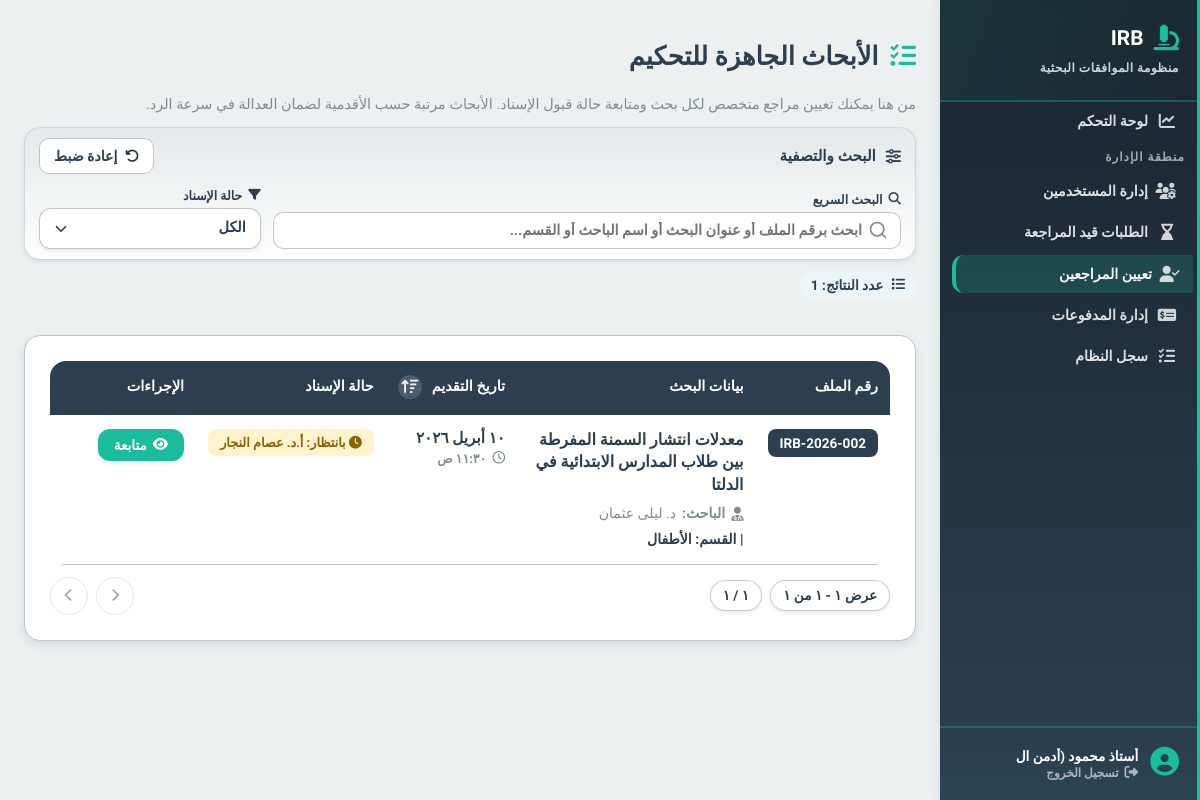
The app's page /features/reviewer/assign_reviewers.php (signed in), older data.
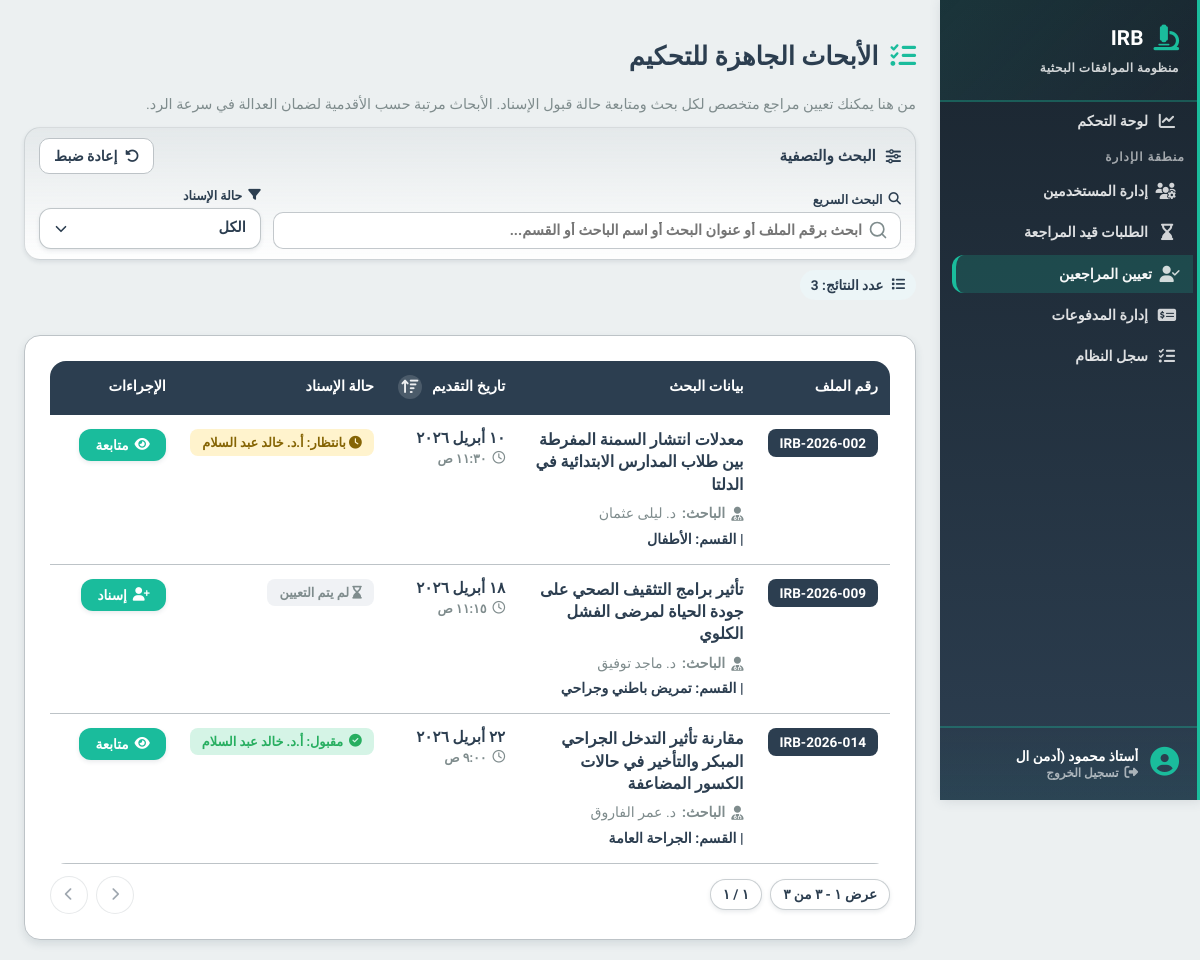
The same page, newer data.
### tables this page shows
CREATE TABLE applications (
    id INT AUTO_INCREMENT PRIMARY KEY,
    student_id INT,
    serial_number VARCHAR(50) UNIQUE,
    title TEXT,
    principal_investigator VARCHAR(255),
    co_investigators JSON,
    current_stage ENUM(
        'pending_admin', 'awaiting_initial_payment', 'awaiting_sample_calc',
        'awaiting_sample_payment', 'under_review','approved_by_reviewer','approved', 'rejected'
    ) DEFAULT 'pending_admin',
    is_blinded BOOLEAN DEFAULT TRUE,
    created_at TIMESTAMP DEFAULT CURRENT_TIMESTAMP,
    updated_at TIMESTAMP DEFAULT CURRENT_TIMESTAMP ON UPDATE CURRENT_TIMESTAMP,
    FOREIGN KEY (student_id) REFERENCES users(id) ON DELETE CASCADE,
    INDEX(student_id),
    INDEX(current_stage)
);

CREATE TABLE users (
    id INT AUTO_INCREMENT PRIMARY KEY,
    role ENUM('student','admin','sample_officer','reviewer','manager','super_admin') NOT NULL,
    full_name VARCHAR(255),
    email VARCHAR(255) UNIQUE,
    password_hash VARCHAR(255),
    national_id VARCHAR(20),
    phone_number VARCHAR(20),
    faculty VARCHAR(150),
    department VARCHAR(150),
    id_front_url VARCHAR(255),
    id_back_url VARCHAR(255),
    is_active BOOLEAN DEFAULT FALSE,
    created_at TIMESTAMP DEFAULT CURRENT_TIMESTAMP
);

### classes/Database.php (called while the page is built, shortened)
<?php
class Database
{
    public function __construct()
    {
        $env = require __DIR__ . '/../includes/env.php';
        $this->host = $env['DB_HOST'];
        $this->user = $env['DB_USER'];
        $this->pass = $env['DB_PASS'];
        $this->db = $env['DB_NAME'];
        $this->port = $env['DB_PORT'];
        $this->conn = new mysqli($this->host, $this->user, $this->pass, $this->db, $this->port);
    }
}
?>

### classes/Reviews.php (called while the page is built, shortened)
<?php
require_once __DIR__ . '/Database.php';
class Reviews {
    private $db;
    public function __construct() {
        $database = new Database();
        $this->db = $database->conn;
    }
    public function getApplicationsUnderReview() {
        $sql = "SELECT a.id, a.serial_number, a.title, a.principal_investigator, u.department, a.created_at
                FROM applications a
                JOIN users u ON a.student_id = u.id
                WHERE a.current_stage = 'under_review'
                ORDER BY a.created_at ASC";
        $result = $this->db->query($sql);
        $applications = [];
        if ($result && $result->num_rows > 0) {
            while ($row = $result->fetch_assoc()) {
                $applications[] = $row;
            }
        }
        return $applications;
    }
    public function getActiveAssignment($application_id) {
        $sql = "SELECT r.*, u.full_name
                FROM reviews r
                JOIN users u ON r.reviewer_id = u.id
                WHERE r.application_id = ?
                AND r.assignment_status IN ('awaiting_acceptance', 'accepted')
                LIMIT 1";
        $stmt = $this->db->prepare($sql);
        $stmt->bind_param("i", $application_id);
        $stmt->execute();
        $result = $stmt->get_result();
        return ($result && $result->num_rows > 0) ? $result->fetch_assoc() : null;
    }
}
?>

### includes/irb_helpers.php (called while the page is built, shortened)
<?php
if (!function_exists('irb_convert_to_arabic_digits')) {
    function irb_convert_to_arabic_digits($value)
    {
        return strtr((string) $value, [
            '0' => '٠',
            '1' => '١',
            '2' => '٢',
            '3' => '٣',
            '4' => '٤',
            '5' => '٥',
            '6' => '٦',
            '7' => '٧',
            '8' => '٨',
            '9' => '٩',
        ]);
    }
}
if (!function_exists('irb_format_arabic_date')) {
    function irb_format_arabic_date($dateValue)
    {
        try {
            $date = new DateTime($dateValue);
            $arabicMonths = [
                1 => 'يناير',
                2 => 'فبراير',
                3 => 'مارس',
                4 => 'أبريل',
                5 => 'مايو',
                6 => 'يونيو',
                7 => 'يوليو',
                8 => 'أغسطس',
                9 => 'سبتمبر',
                10 => 'أكتوبر',
                11 => 'نوفمبر',
                12 => 'ديسمبر',
            ];
            $day = irb_convert_to_arabic_digits($date->format('j'));
            $month = $arabicMonths[(int) $date->format('n')];
            $year = irb_convert_to_arabic_digits($date->format('Y'));
            return $day . ' ' . $month . ' ' . $year;
        } catch (Exception $exception) {
            return (string) $dateValue;
        }
    }
}
if (!function_exists('irb_format_arabic_time')) {
    function irb_format_arabic_time($dateValue)
    {
        try {
            $date = new DateTime($dateValue);
            $time = irb_convert_to_arabic_digits($date->format('g:i'));
            $period = $date->format('A') === 'AM' ? 'ص' : 'م';
            return $time . ' ' . $period;
        } catch (Exception $exception) {
            return '';
        }
    }
}

### features/reviewer/assign_reviewers.php (the view, shortened to what the changed rows need)
<?php
require_once __DIR__ . '/../../classes/Reviews.php';
require_once __DIR__ . '/../../includes/irb_helpers.php';
require_once __DIR__ . '/../../includes/pagination.php';
$reviewsObj = new Reviews();
$applications = $reviewsObj->getApplicationsUnderReview();
?>
<!DOCTYPE html>
<html lang="ar" dir="rtl">
<head>
    <link rel="stylesheet" href="https://cdnjs.cloudflare.com/ajax/libs/font-awesome/6.4.0/css/all.min.css">
    <link rel="stylesheet" href="/irb-digital-system/includes/style.css">
    <link rel="stylesheet" href="/irb-digital-system/assets/css/global.css">
    <link rel="stylesheet" href="/irb-digital-system/assets/css/irb-select.css">
    <link rel="stylesheet" href="/irb-digital-system/assets/css/irb-pagination.css">
</head>
<body>
    <?php include __DIR__ . '/../../includes/sidebar.php'; ?>
    <div class="content">
        <h2 class="page-title">
            <i class="fa-solid fa-list-check"></i>
            الأبحاث الجاهزة للتحكيم
        </h2>
        <div class="results-bar">
            <div class="results-chip">
                <span>عدد النتائج: <strong id="resultsCount"><?= count($applications) ?></strong></span>
            </div>
        </div>
        <div class="data-card">
            <div class="table-wrap">
                <table class="data-table">
                    <thead>
                        <tr>
                            <th width="12%">رقم الملف</th>
                            <th width="37%">بيانات البحث</th>
                            <th width="15%" class="sortable-header">
                                <button type="button" id="dateSortHeader" class="sortable-button" aria-label="ترتيب حسب تاريخ التقديم">
                                    <span>تاريخ التقديم</span>
                                    <span class="sort-direction" id="dateSortIcon"><i class="fa-solid fa-arrow-up-wide-short"></i></span>
                                </button>
                            </th>
                            <th width="16%">حالة الإسناد</th>
                            <th width="20%">الإجراءات</th>
                        </tr>
                    </thead>
                    <tbody id="applicationsTableBody">
                        <?php if (empty($applications)): ?>
                            <tr>
                                <td colspan="5">
                                    <div class="empty-state">
                                        <i class="fa-solid fa-inbox"></i>
                                        <p style="font-weight: 700; font-size: 1.05rem;">لا توجد أبحاث قيد المراجعة</p>
                                        <p style="font-size: 0.9rem;">جميع الأبحاث إما قيد الانتظار أو تم الانتهاء من مراجعتها</p>
                                    </div>
                                </td>
                            </tr>
                        <?php else: ?>
                            <?php foreach ($applications as $app):
                                $active = $reviewsObj->getActiveAssignment($app['id']);
                                $statusKey = $active ? $active['assignment_status'] : 'pending';
                                $searchBlob = strtolower(trim($app['serial_number'] . ' ' . $app['title'] . ' ' . $app['principal_investigator'] . ' ' . ($app['department'] ?? '') . ' ' . irb_format_arabic_date($app['created_at'])));
                                $applicationDate = irb_format_arabic_date($app['created_at']);
                                $applicationTime = irb_format_arabic_time($app['created_at']);
                            ?>
                                <tr
                                    data-search="<?= htmlspecialchars($searchBlob, ENT_QUOTES, 'UTF-8') ?>"
                                    data-status="<?= $statusKey ?>"
                                    data-date="<?= htmlspecialchars($app['created_at']) ?>"
                                >
                                    <td>
                                        <span class="badge-serial"><?= htmlspecialchars($app['serial_number']) ?></span>
                                    </td>
                                    <td>
                                        <div class="app-title">
                                            <?= htmlspecialchars($app['title']) ?>
                                        </div>
                                        <div class="app-investigator">
                                            <i class="fa-solid fa-user-doctor"></i>
                                            <strong>الباحث:</strong>
                                            <?= htmlspecialchars($app['principal_investigator']) ?>
                                            <?php if (!empty($app['department'])): ?>
                                                <span class="app-department">| القسم: <?= htmlspecialchars($app['department']) ?></span>
                                            <?php endif; ?>
                                        </div>
                                    </td>
                                    <td>
                                        <div class="date-cell">
                                            <span class="date-main"><?= htmlspecialchars($applicationDate) ?></span>
                                            <small class="date-time">
                                                <i class="fa-regular fa-clock"></i>
                                                <?= htmlspecialchars($applicationTime) ?>
                                            </small>
                                        </div>
                                    </td>
                                    <td>
                                        <?php if(!$active): ?>
                                            <span class="status-badge pending">
                                                <i class="fa-solid fa-hourglass-end"></i>
                                                لم يتم التعيين
                                            </span>
                                        <?php elseif($active['assignment_status'] == 'awaiting_acceptance'): ?>
                                            <span class="status-badge awaiting_acceptance">
                                                <i class="fa-solid fa-clock"></i>
                                                بانتظار: <?= htmlspecialchars($active['full_name']) ?>
                                            </span>
                                        <?php else: ?>
                                            <span class="status-badge accepted">
                                                <i class="fa-solid fa-check-circle"></i>
                                                مقبول: <?= htmlspecialchars($active['full_name']) ?>
                                            </span>
                                        <?php endif; ?>
                                    </td>
                                    <td>
                                        <a href="assign_form.php?application_id=<?= $app['id'] ?>" class="btn-action">
                                            <i class="fa-solid <?= $active ? 'fa-eye' : 'fa-user-plus' ?>"></i>
                                            <?= $active ? 'متابعة' : 'إسناد' ?>
                                        </a>
                                    </td>
                                </tr>
                            <?php endforeach; ?>
                        <?php endif; ?>
                    </tbody>
                </table>
            </div>
            <?php irb_render_table_pagination('applicationsPagination'); ?>
        </div>
    </div>
</body>
</html>

### includes/pagination.php
<?php
if (!function_exists('irb_render_table_pagination')) {
    function irb_render_table_pagination($containerId = 'irbTablePagination')
    {
        $safeId = htmlspecialchars($containerId, ENT_QUOTES, 'UTF-8');
        echo '<div class="irb-table-pagination" id="' . $safeId . '"></div>';
    }
}

Row changes from the older to the newer data that the page shows:
computed for applications "معدلات انتشار السمنة المفرطة بين طلاب المدارس الابتدائية في الدلتا": users.full_name "أ.د. عصام النجار" → "أ.د. خالد عبد السلام"
added applications: serial_number "IRB-2026-009", title "تأثير برامج التثقيف الصحي على جودة الحياة لمرضى الفشل الكلوي", principal_investigator "د. ماجد توفيق", student.department "تمريض باطني وجراحي", created_at "١٨ أبريل ٢٠٢٦", created_at "١١:١٥ ص", shows "لم يتم التعيين", shows "إسناد"
added applications: serial_number "IRB-2026-014", title "مقارنة تأثير التدخل الجراحي المبكر والتأخير في حالات الكسور المضاعفة", principal_investigator "د. عمر الفاروق", student.department "الجراحة العامة", created_at "٢٢ أبريل ٢٠٢٦", created_at "٩:٠٠ ص", users.full_name "أ.د. خالد عبد السلام", shows "متابعة"
Text that changed along with them:
count($applications): "1" → "3"
text written by a page script: "عرض ١ - ١ من ١ ١ / ١" → "عرض ١ - ٣ من ٣ ١ / ١"
